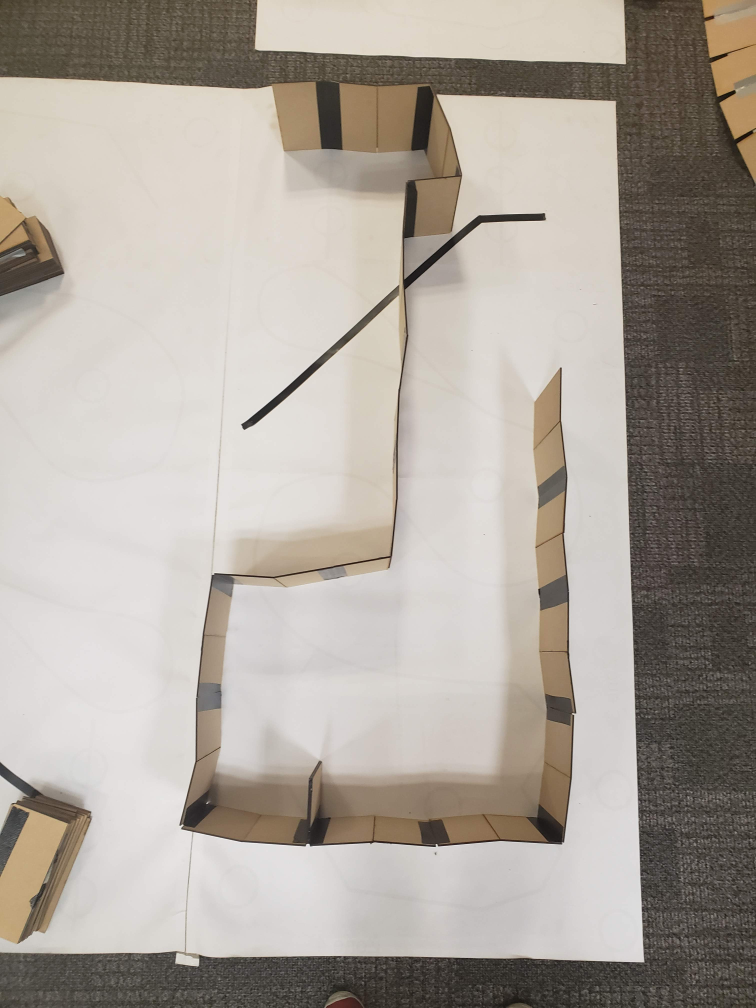
#> input picture openCVTest1/Photos/WellDoneMap2.jpg, 3024 x 4032 px (shown at 1/4 size)
$ python openCVtest1.py
#> lines starting #> are read from the running program, lines starting #| are printed output that depends on the picture; after the words box and inside, x2 and y2 are one past the last pixel; in counts of white or black regions, pixels touching at a corner belong together
import cv2
import numpy as np


def subdivide(image):
    gridsize = 100
    outputimage = image
    rows, cols, chann = image.shape
    x = 0
    y = 0
    while(y<rows-gridsize):
        x = 0
        while(x<cols-gridsize):
            k = x*y+x
            cv2.rectangle(outputimage, (x,y), (x+gridsize,y+gridsize), (0, 0, 255), 1)
            x += gridsize
        y += gridsize
    return outputimage


nameOfImg = 'Photos/WellDoneMap2.jpg'

img = cv2.imread(nameOfImg)
#> img is the input picture: shape (4032, 3024, 3); mean B, G, R 156.2, 164.6, 172.3
img = cv2.resize(img, (810, 1080))
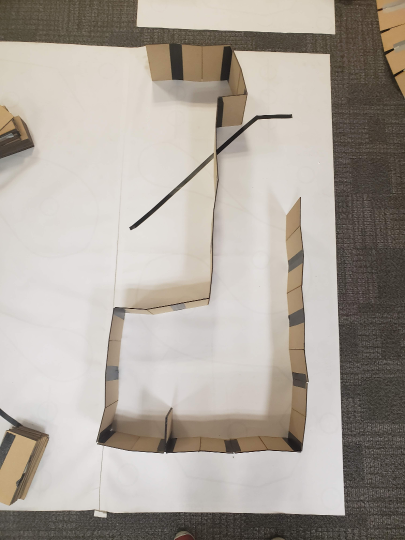
#> img: shape (1080, 810, 3) (shown at 1/2 size); mean B, G, R 156.1, 164.6, 172.2
blankImg = np.zeros((1080,810,3), np.uint8)
gray = cv2.cvtColor(img, cv2.COLOR_BGR2GRAY)
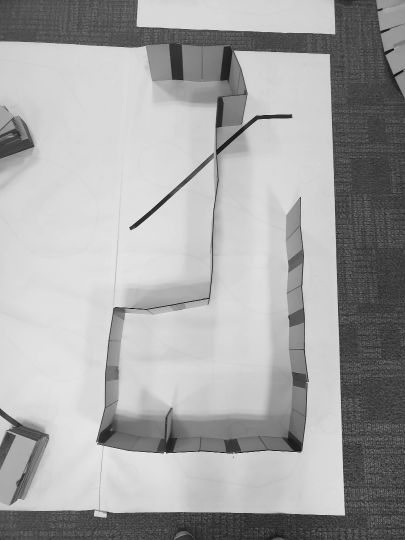
#> gray: shape (1080, 810) (shown at 1/2 size); min 1, max 254, mean 165.9

edges = cv2.Canny(gray, 75, 150)
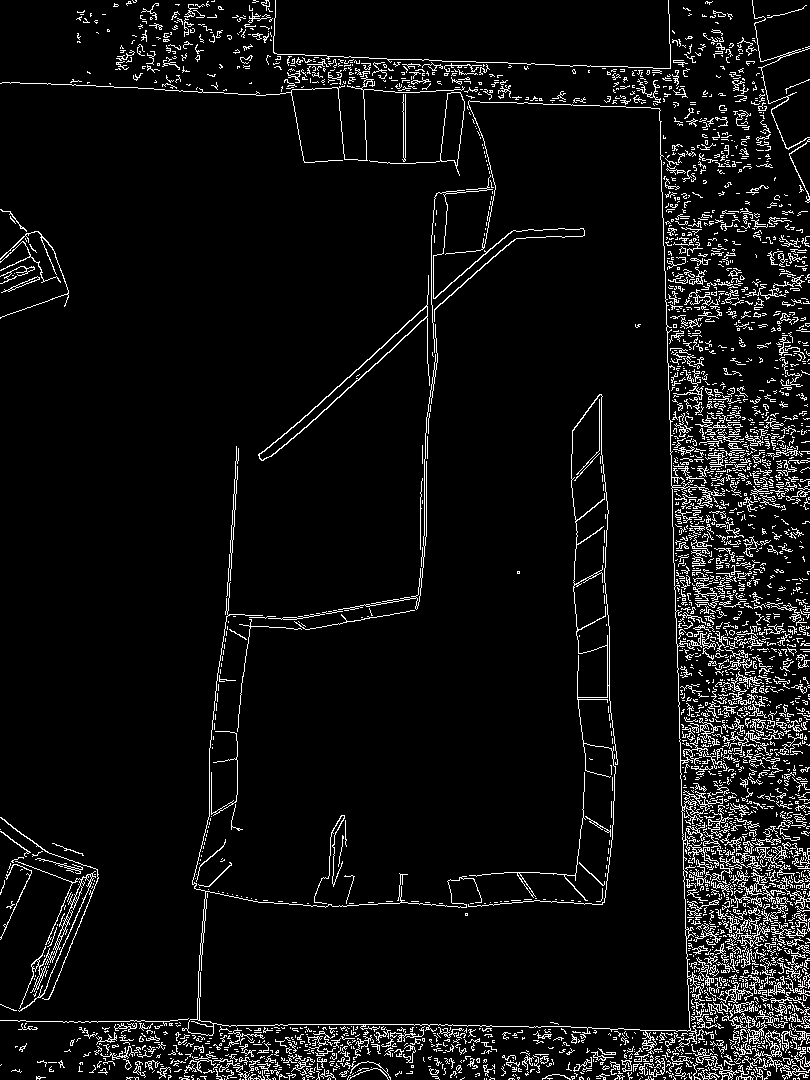
#> edges: shape (1080, 810); 6.5% white in thin lines or dots

minLineLength = 50

lines = cv2.HoughLinesP(edges, 1, np.pi/180, minLineLength, maxLineGap=80)
#> lines = 277 rows, first 6: [671, 485, 691, 1079], [647, 67, 807, 1077], [681, 60, 717, 1076], [678, 39, 714, 1077], [702, 14, 757, 1076], [654, 68, 707, 1078]
for line in lines:
    x1, y1, x2, y2 = line[0]
    cv2.line(blankImg, (x1, y1), (x2, y2), (0, 255, 0), 3)
#> this loop made 277 passes
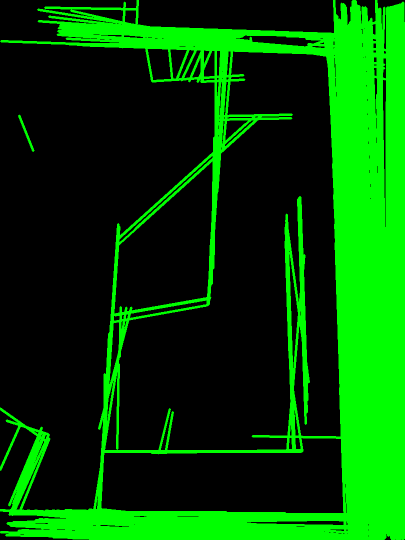
#> blankImg: shape (1080, 810, 3) (shown at 1/2 size); mean of channels 0, 1, 2 0, 74, 0; drawn as B, G, R


subdivide(blankImg)
#> after the loop in subdivide, `while(y<rows-gridsize):`:
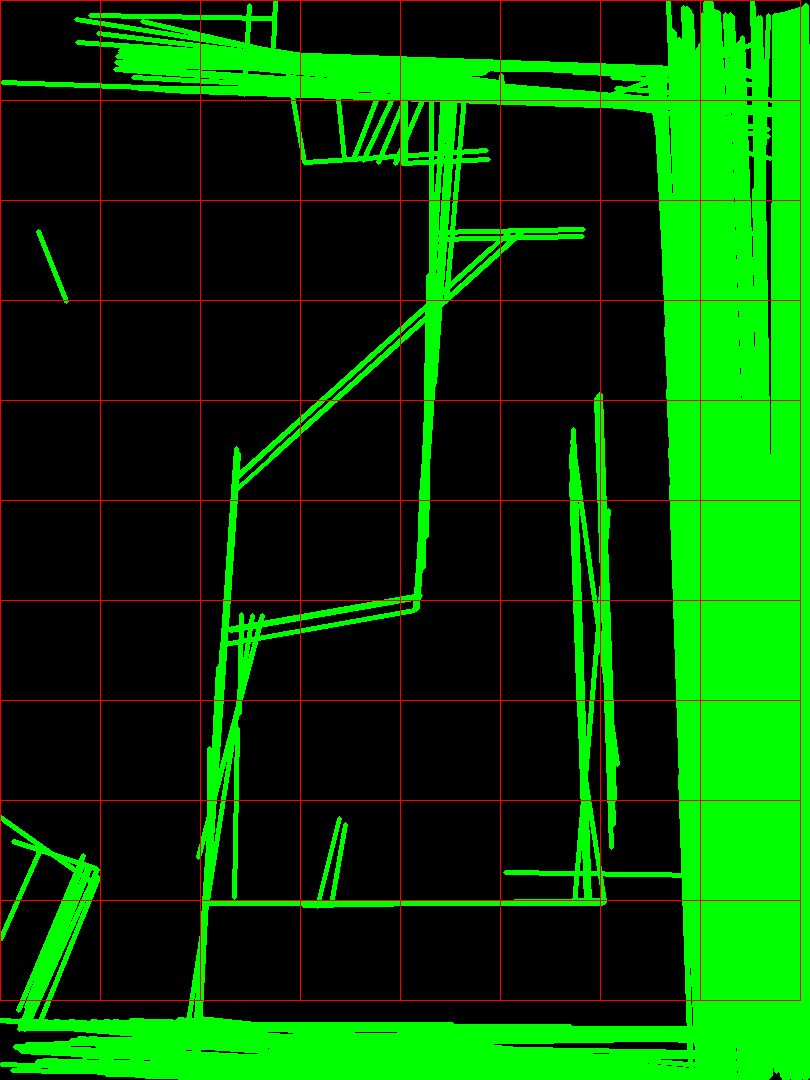
#> outputimage: shape (1080, 810, 3); 2.03% of pixels changed, all inside (x1, y1, x2, y2) = (0, 0, 801, 1001); drawn as B, G, R
#> after the loop in subdivide, `while(y<rows-gridsize):`: y = 1000

cv2.imshow("Edges", img)
cv2.imshow("Subdivided", blankImg)

cv2.waitKey(0)
cv2.destroyAllWindows()

$ run again, with openCVTest1/Photos/WellDoneMap1.jpg copied over openCVTest1/Photos/WellDoneMap2.jpg
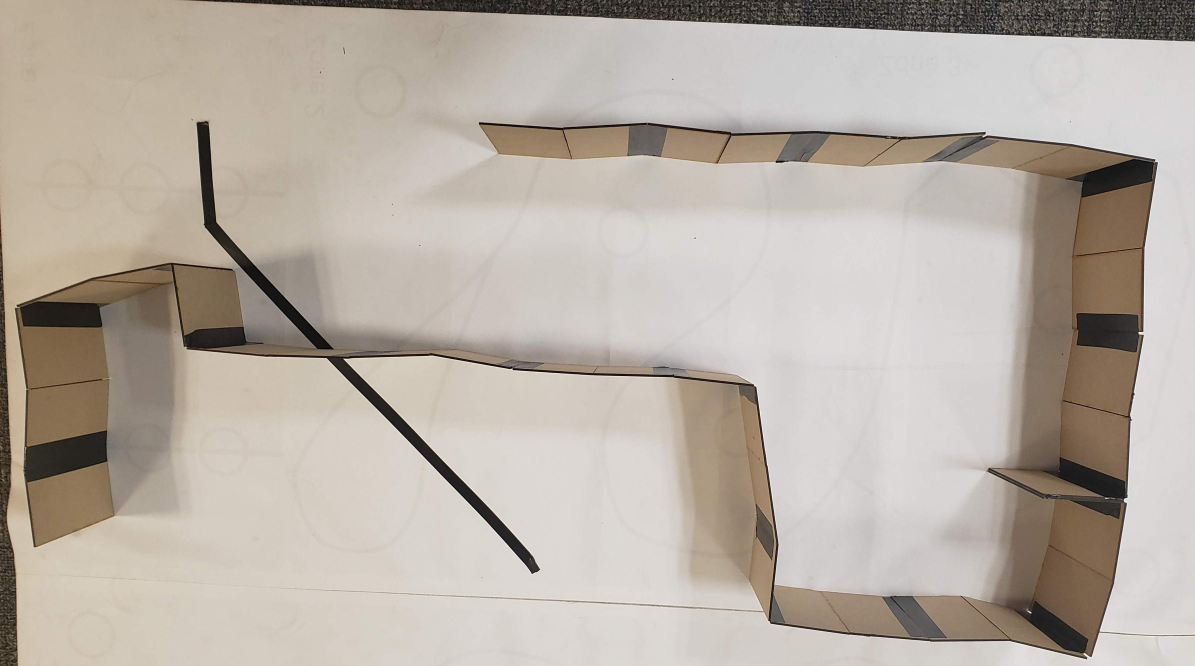
#> input picture openCVTest1/Photos/WellDoneMap1.jpg, 3585 x 1996 px (shown at 1/3 size)
#> img is the input picture: shape (1996, 3585, 3); mean B, G, R 165.9, 175.4, 184.4
#> img: shape (1080, 810, 3)
#> `edges = cv2.Canny(gray, 75, 150)`:
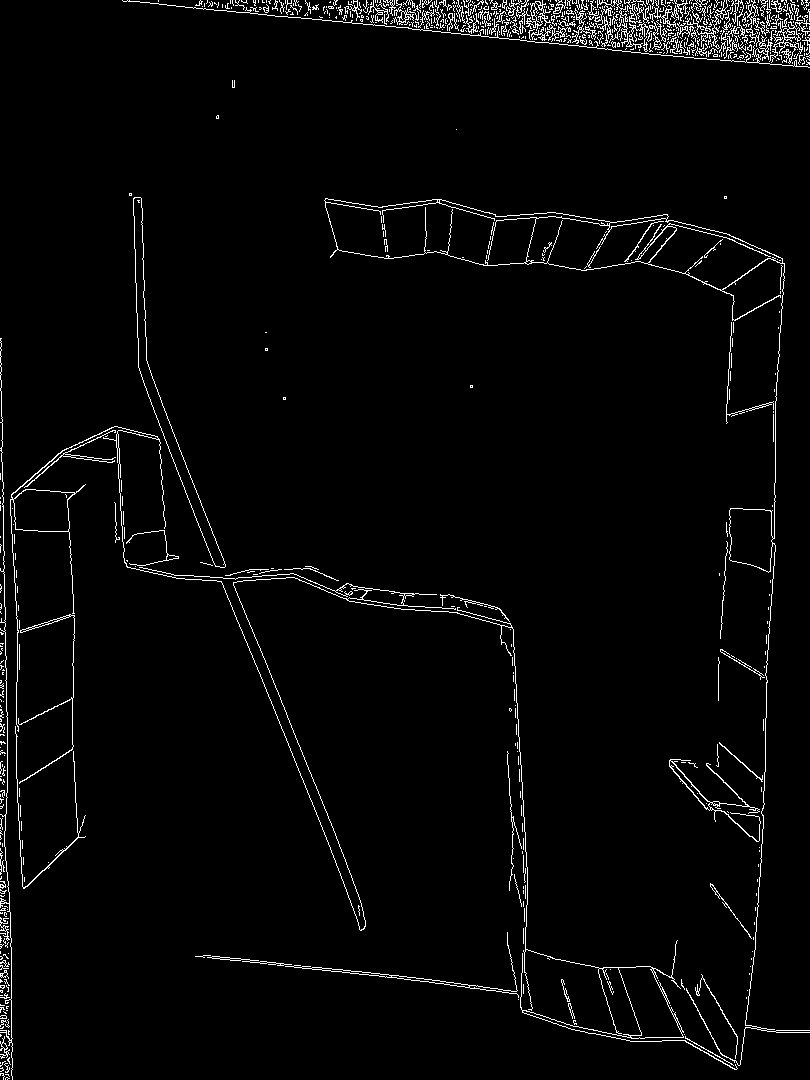
#> edges: shape (1080, 810); 2.7% white in thin lines or dots
#> lines = 149 rows, first 6: [0, 338, 7, 779], [138, 345, 345, 859], [159, 425, 381, 976], [195, 5, 709, 59], [759, 886, 781, 258], [200, 0, 807, 32]
#> the loop `for line in lines:` made 149 passes
#> after the loop in subdivide, `while(y<rows-gridsize):`:
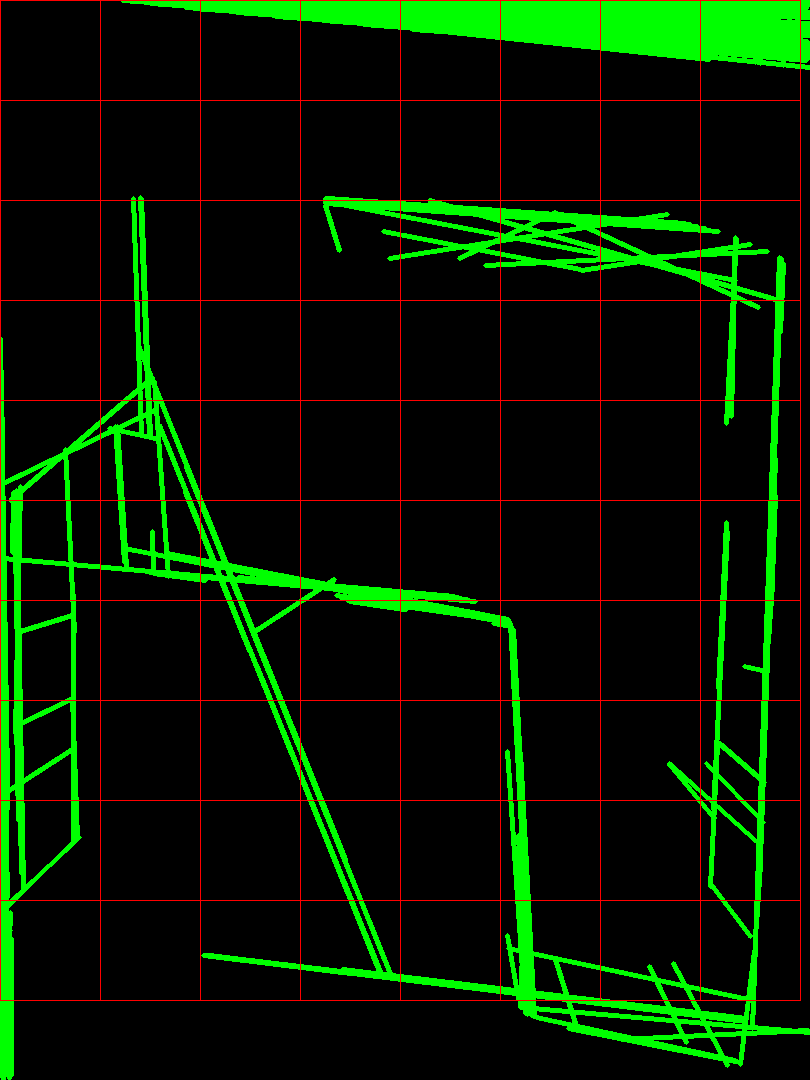
#> outputimage: shape (1080, 810, 3); mean of channels 0, 1, 2 0, 27.2, 5.2; drawn as B, G, R
#> after the loop in subdivide, `while(y<rows-gridsize):`: y = 1000

$ run again, with openCVTest1/Photos/map1.jpg copied over openCVTest1/Photos/WellDoneMap2.jpg
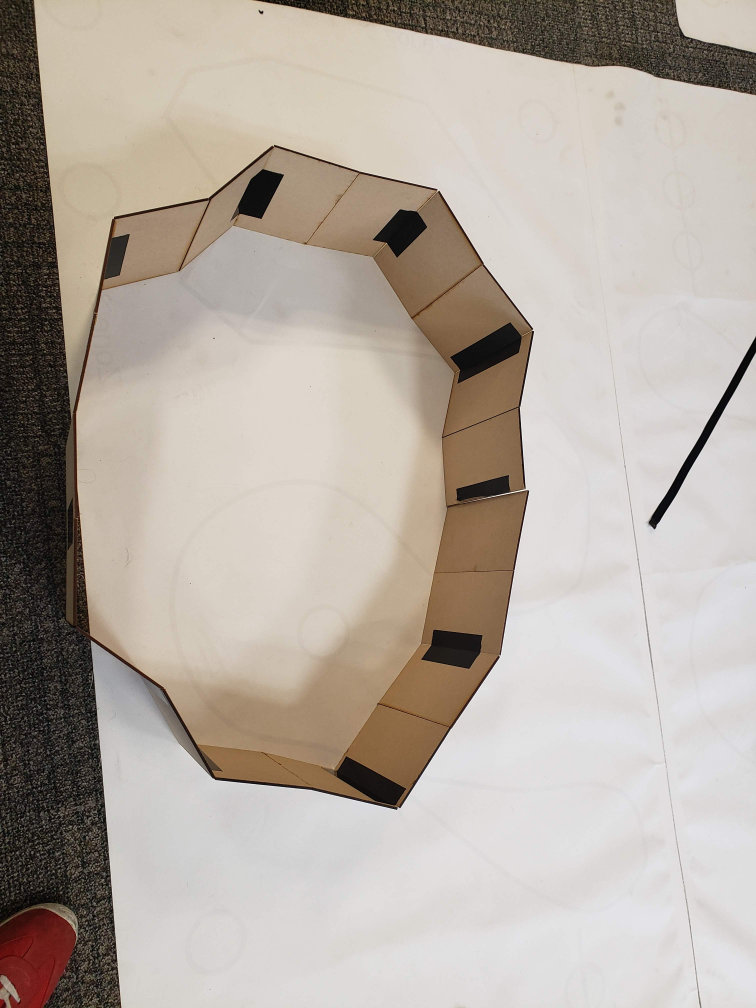
#> input picture openCVTest1/Photos/map1.jpg, 3024 x 4032 px (shown at 1/4 size)
#> img is the input picture: shape (4032, 3024, 3); mean B, G, R 162.3, 171.4, 180.7
#> img: shape (1080, 810, 3)
#> `edges = cv2.Canny(gray, 75, 150)`:
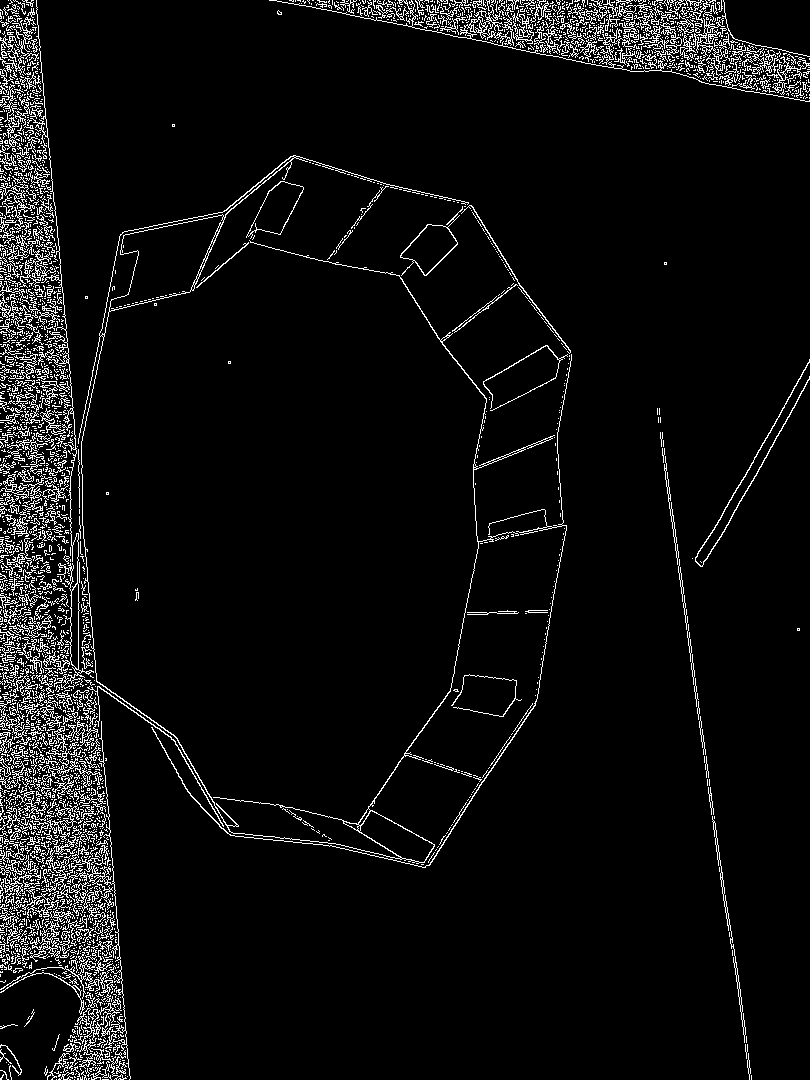
#> edges: shape (1080, 810); 5.5% white in thin lines or dots
#> lines = 193 rows, first 6: [4, 7, 60, 1079], [6, 7, 81, 1079], [28, 2, 104, 1079], [30, 2, 124, 1078], [8, 0, 84, 1079], [22, 0, 98, 1077]
#> the loop `for line in lines:` made 193 passes
#> after the loop in subdivide, `while(y<rows-gridsize):`:
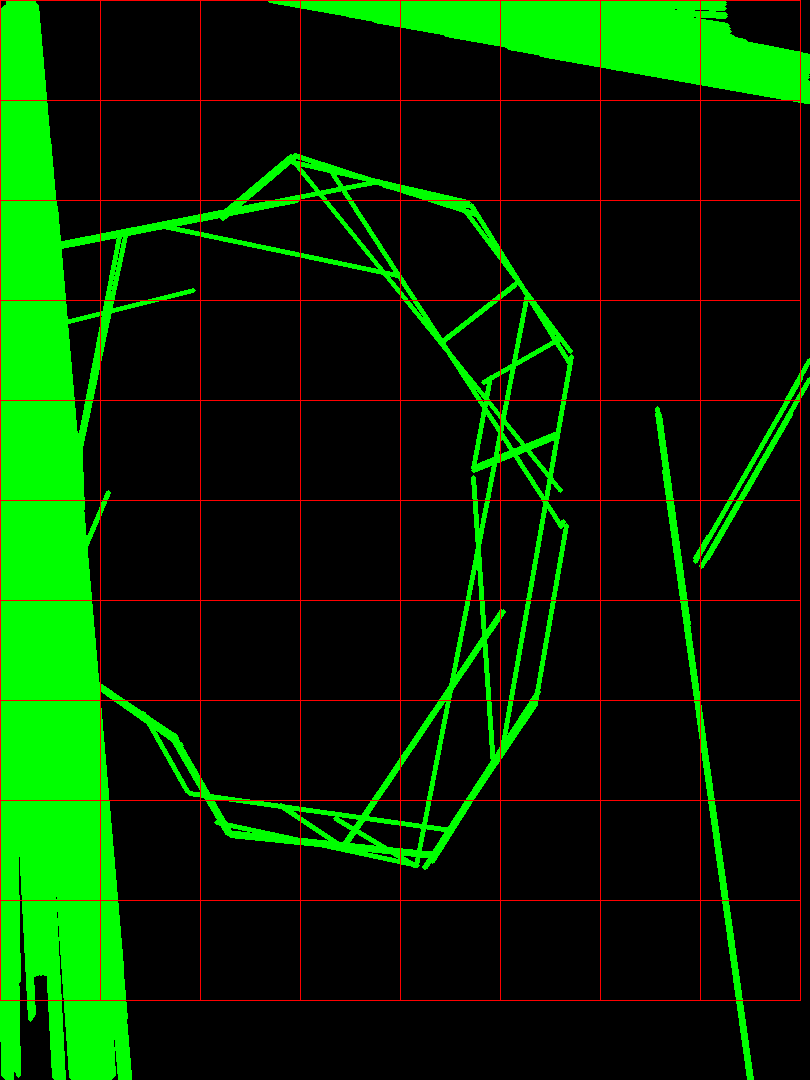
#> outputimage: shape (1080, 810, 3); mean of channels 0, 1, 2 0, 43.8, 5.2; drawn as B, G, R
#> after the loop in subdivide, `while(y<rows-gridsize):`: y = 1000
